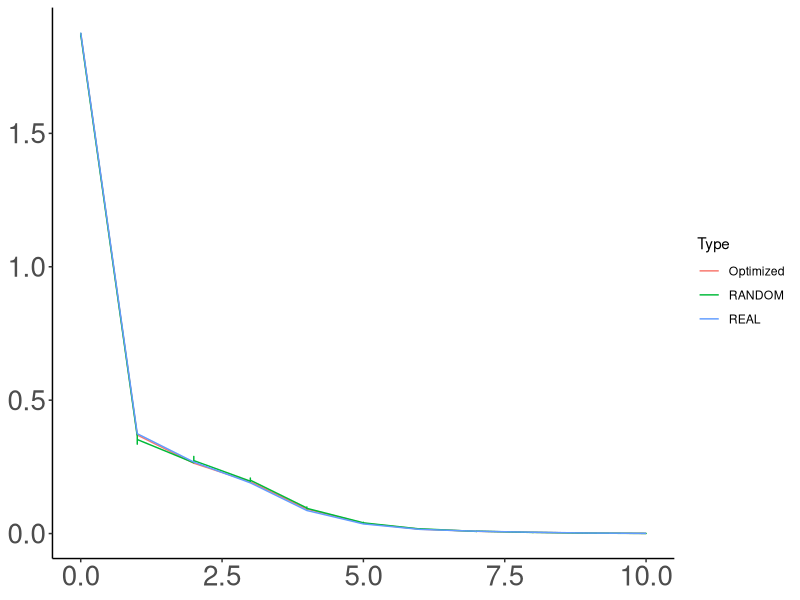
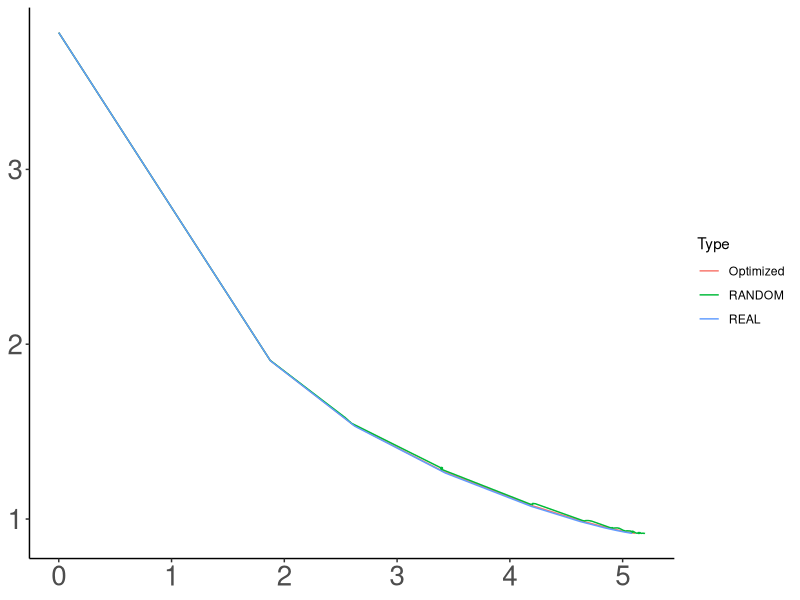
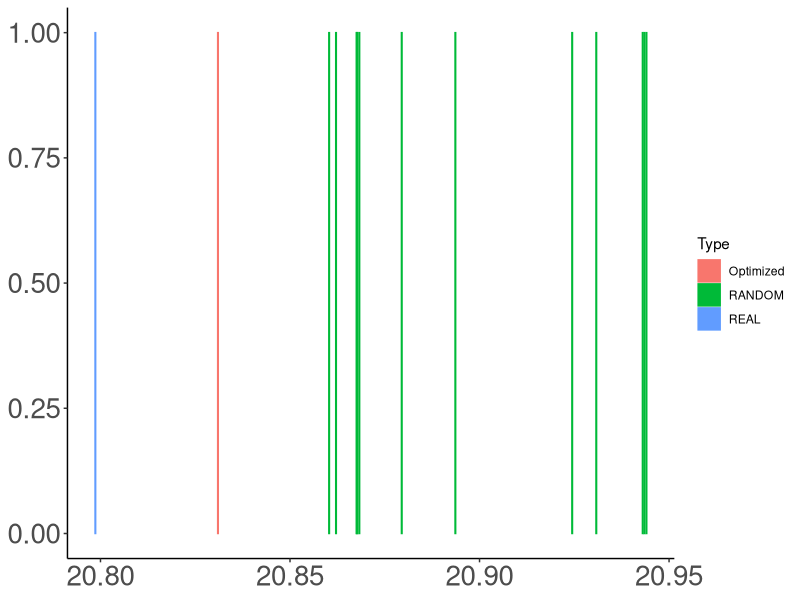
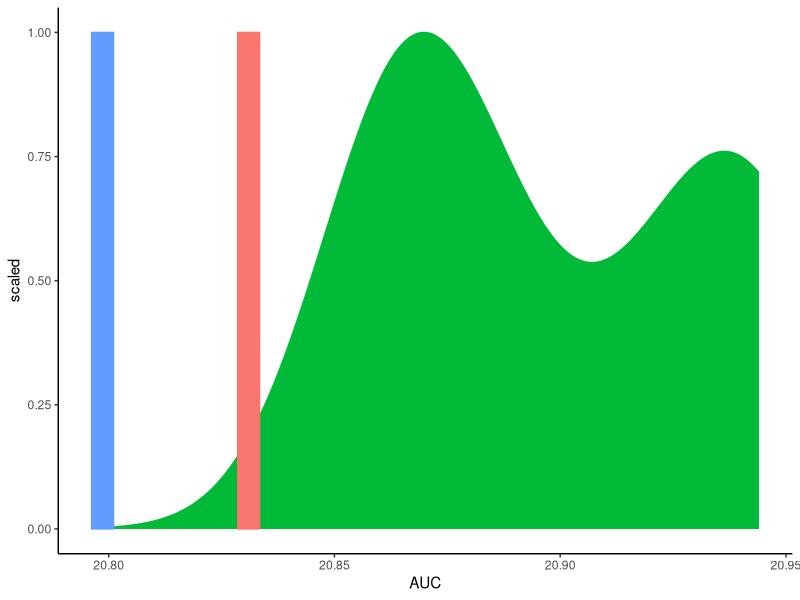

These figures' R source, in order:
data = read.csv("results.tsv", sep="\t")


library(tidyr)
library(dplyr)
library(ggplot2)

data = data %>% filter(Script == "forWords_Japanese_RandomOrder_FormsPhonemesFull_FullData_suru.py")


data$Type = ifelse(data$Model %in% c("REAL", "RANDOM"), as.character(data$Model), "Optimized")

plot = ggplot(data, aes(x=Distance, y=MI, color=Type)) + geom_line() #size=2)
plot = plot + theme_bw()
plot = plot + theme(axis.title.x=element_blank(), axis.title.y=element_blank(), axis.text = element_text(size=20))
plot = plot + theme(panel.grid.major = element_blank(), panel.grid.minor = element_blank(), panel.background = element_blank()) #, legend.position="none")
plot = plot + theme(axis.line = element_line(colour = "black"),
            panel.grid.major = element_blank(),
                panel.grid.minor = element_blank(),
                panel.border = element_blank(),
                    panel.background = element_blank())
ggsave(plot, file=paste("figures/Japanese-suffixes-byPhonemes-it.pdf", sep=""), height=4, width=4)



plot = ggplot(data, aes(x=Memory, y=Surprisal, color=Type)) + geom_line() #size=2)
plot = plot + theme_bw()
plot = plot + theme(axis.title.x=element_blank(), axis.title.y=element_blank(), axis.text = element_text(size=20))
plot = plot + theme(panel.grid.major = element_blank(), panel.grid.minor = element_blank(), panel.background = element_blank()) #, legend.position="none")
plot = plot + theme(axis.line = element_line(colour = "black"),
            panel.grid.major = element_blank(),
                panel.grid.minor = element_blank(),
                panel.border = element_blank(),
                    panel.background = element_blank())
ggsave(plot, file=paste("figures/Japanese-suffixes-byPhonemes-memsurp.pdf", sep=""), height=4, width=4)




data = read.csv("results_auc.tsv", sep="\t")

data = data %>% filter(Script == "forWords_Japanese_RandomOrder_FormsPhonemesFull_FullData_suru.py")


data$Type = ifelse(data$Model %in% c("REAL", "RANDOM"), as.character(data$Model), "Optimized")

plot = ggplot(data, aes(x=AUC, y=1, color=Type, fill=Type)) + geom_bar(stat="identity") #size=2)
plot = plot + theme_bw()
plot = plot + theme(axis.title.x=element_blank(), axis.title.y=element_blank(), axis.text = element_text(size=20))
plot = plot + theme(panel.grid.major = element_blank(), panel.grid.minor = element_blank(), panel.background = element_blank()) #, legend.position="none")
plot = plot + theme(axis.line = element_line(colour = "black"),
            panel.grid.major = element_blank(),
                panel.grid.minor = element_blank(),
                panel.border = element_blank(),
                    panel.background = element_blank())
ggsave(plot, file=paste("figures/Japanese-suffixes-byPhonemes-auc.pdf", sep=""), height=4, width=4)

barWidth = (max(data$AUC) - min(data$AUC))/30

plot = ggplot(data, aes(x=AUC, fill=Type, color=Type))
plot = plot + theme_classic()
plot = plot + theme(legend.position="none")
plot = plot + geom_density(data= data%>%filter(Type == "RANDOM"), aes(y=..scaled..)) 
plot = plot + geom_bar(data = data %>% filter(!(Type %in% c("RANDOM"))) %>% group_by(Type) %>% summarise(AUC=mean(AUC)) %>% mutate(y=1),  aes(y=y, group=Type), width=barWidth, stat="identity", position = position_dodge())
ggsave(plot, file=paste("figures/Japanese-suffixes-byPhonemes-auc-hist.pdf", sep=""), height=4, width=4)


